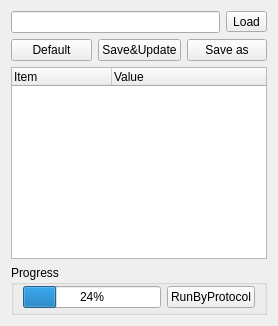
          <widget class="QWidget" name="tab_Protocal" >
           <attribute name="title" >
            <string>Protocol</string>
           </attribute>
           <layout class="QVBoxLayout" name="verticalLayout_7" >
            <item>
             <layout class="QVBoxLayout" name="verticalLayout_6" >
              <item>
               <layout class="QHBoxLayout" name="horizontalLayout_6" >
                <item>
                 <widget class="QLineEdit" name="lineEdit_Protocal" />
                </item>
                <item>
                 <widget class="QToolButton" name="toolButton_ProtocalFileOpen" >
                  <property name="minimumSize" >
                   <size>
                    <width>0</width>
                    <height>20</height>
                   </size>
                  </property>
                  <property name="maximumSize" >
                   <size>
                    <width>16777215</width>
                    <height>16777215</height>
                   </size>
                  </property>
                  <property name="text" >
                   <string>Load</string>
                  </property>
                 </widget>
                </item>
               </layout>
              </item>
              <item>
               <layout class="QHBoxLayout" name="horizontalLayout_5" >
                <item>
                 <widget class="QPushButton" name="pushButton_DefaultProtocol" >
                  <property name="text" >
                   <string>Default</string>
                  </property>
                 </widget>
                </item>
                <item>
                 <widget class="QPushButton" name="pushButton_Save" >
                  <property name="enabled" >
                   <bool>true</bool>
                  </property>
                  <property name="text" >
                   <string>Save&amp;&amp;Update</string>
                  </property>
                  <property name="default" >
                   <bool>false</bool>
                  </property>
                  <property name="flat" >
                   <bool>false</bool>
                  </property>
                 </widget>
                </item>
                <item>
                 <widget class="QPushButton" name="pushButton_SaveProtocolAs" >
                  <property name="text" >
                   <string>Save as</string>
                  </property>
                 </widget>
                </item>
               </layout>
              </item>
             </layout>
            </item>
            <item>
             <widget class="QTreeWidget" name="treeWidget" >
              <property name="editTriggers" >
               <set>QAbstractItemView::AllEditTriggers</set>
              </property>
              <property name="alternatingRowColors" >
               <bool>true</bool>
              </property>
              <property name="rootIsDecorated" >
               <bool>true</bool>
              </property>
              <property name="uniformRowHeights" >
               <bool>false</bool>
              </property>
              <property name="allColumnsShowFocus" >
               <bool>true</bool>
              </property>
              <column>
               <property name="text" >
                <string>Item</string>
               </property>
              </column>
              <column>
               <property name="text" >
                <string>Value</string>
               </property>
              </column>
             </widget>
            </item>
            <item>
             <widget class="QGroupBox" name="groupBox_Progress" >
              <property name="title" >
               <string>Progress</string>
              </property>
              <layout class="QHBoxLayout" name="horizontalLayout_3" >
               <property name="topMargin" >
                <number>1</number>
               </property>
               <property name="bottomMargin" >
                <number>4</number>
               </property>
               <item>
                <widget class="QProgressBar" name="progressBar" >
                 <property name="value" >
                  <number>24</number>
                 </property>
                 <property name="alignment" >
                  <set>Qt::AlignCenter</set>
                 </property>
                </widget>
               </item>
               <item>
                <widget class="QPushButton" name="pushButton_RunPipeline" >
                 <property name="text" >
                  <string>RunByProtocol</string>
                 </property>
                </widget>
               </item>
              </layout>
             </widget>
            </item>
           </layout>
          </widget>
